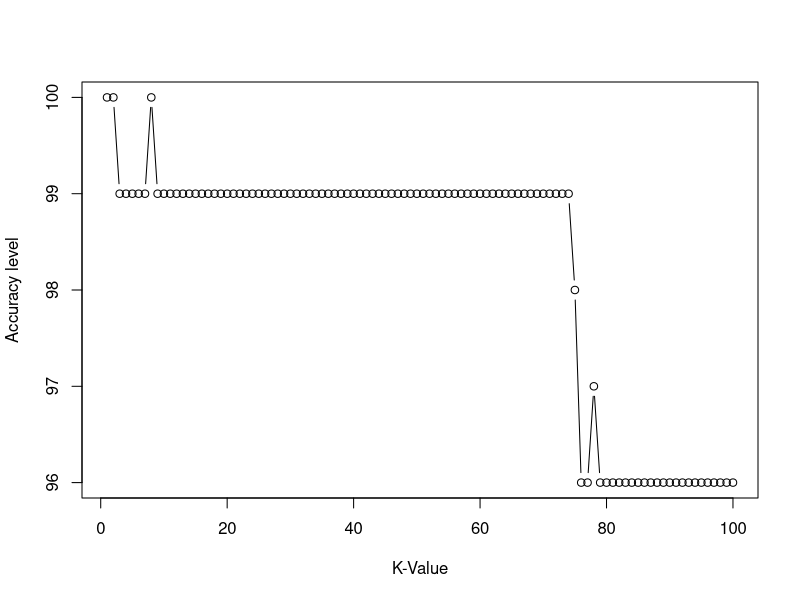
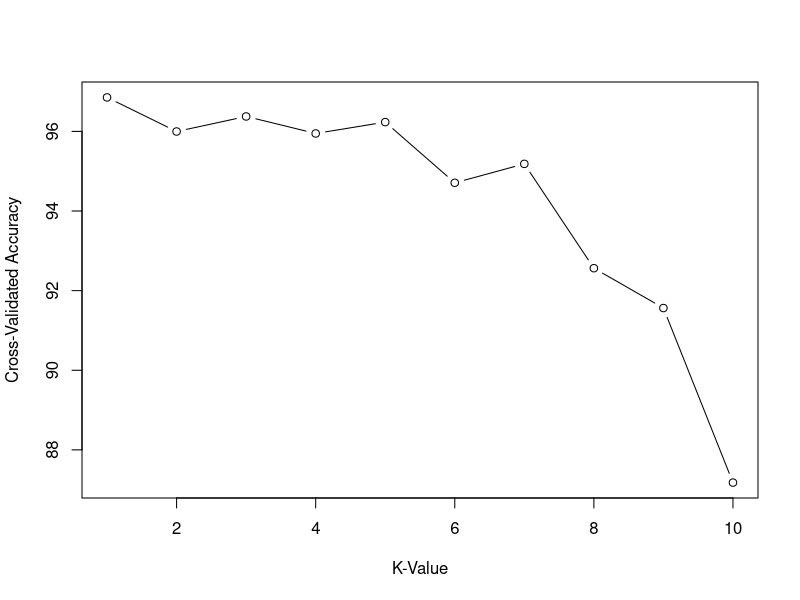

Generate these figures, in order, with R:
install.packages("palmerpenguins")
install.packages("tidyverse")
install.packages('class')
library(class)
install.packages('caret')
library(caret)
library(tidyverse)
library(palmerpenguins)

# Load the dataset
your_dataset <- penguins

# Check for missing values and remove them
any(is.na(your_dataset))
your_dataset <- na.omit(your_dataset)

# Split the data into 70% training and 30% testing
set.seed(12345)
trainrows <- sample(1:nrow(your_dataset), replace = FALSE, size = nrow(your_dataset) * 0.7)

# Training set
train_data <- your_dataset[trainrows, 3:6]  # 70% training data
train_label <- your_dataset[trainrows, 1]  # Dataframe for the class labels

# Test dataset
test_data <- your_dataset[-trainrows, 3:6]  # Remaining 30% test data
test_label <- your_dataset[-trainrows, 1]  # Dataframe for class labels

# Perform PCA on training data
set.seed(12345)
pca_model <- preProcess(train_data, method = c("center", "scale", "pca"))
train_data_pca <- predict(pca_model, train_data)
test_data_pca <- predict(pca_model, test_data)

# K-Nearest Neighbors with PCA and k=9
knn.9 <- knn(train = train_data_pca, test = test_data_pca, cl = train_label$species, k = 9)
knn.10 <- knn(train = train_data_pca, test = test_data_pca, cl = train_label$species, k = 10)

# Calculate the proportion of correct classification for k = 9
ACC.9 <- 100 * sum(test_label$species == knn.9) / NROW(test_label)
ACC.10 <- 100 * sum(test_label$species == knn.10) / NROW(test_label)

# Check prediction against actual value in tabular form for k=9
table(knn.9, test_label$species)
table(knn.10, test_label$species)

# Confusion matrix
confusionMatrix(table(knn.9, test_label$species))
confusionMatrix(table(knn.10, test_label$species))

# Hyperparameter tuning for k
k.optm <- numeric(100)
for (i in 1:100) {
  knn.mod <- knn(train = train_data_pca, test = test_data_pca, cl = train_label$species, k = i)
  k.optm[i] <- 100 * sum(test_label$species == knn.mod) / NROW(test_label)
  cat(i, '=', k.optm[i], ' ')
}

# Accuracy plot
plot(1:100, k.optm, type = "b", xlab = "K-Value", ylab = "Accuracy level")

# Cross-validation with PCA
# Define the number of folds (e.g., 10-fold cross-validation)
num_folds <- 10

# Create a data frame to store cross-validation results
cv_results <- data.frame(K = 1:10, Accuracy = numeric(10))

# Perform k-fold cross-validation
for (k in 1:10) {
  set.seed(12345)  # Set a seed for reproducibility
  folds <- createFolds(train_label$species, k = num_folds, list = TRUE)
  accuracy <- numeric(num_folds)
  
  for (i in 1:num_folds) {
    train_indices <- unlist(folds[i])
    test_indices <- setdiff(1:NROW(train_label), train_indices)
    
    train_data_fold <- train_data_pca[train_indices, ]
    test_data_fold <- train_data_pca[test_indices, ]
    train_label_fold <- train_label$species[train_indices]
    test_label_fold <- train_label$species[test_indices]
    
    knn_mod <- knn(train = train_data_fold, test = test_data_fold, cl = train_label_fold, k = k)
    
    accuracy[i] <- 100 * sum(test_label_fold == knn_mod) / length(test_indices)
  }
  
  cv_results[k, "Accuracy"] <- mean(accuracy)
}

# Plot cross-validation results
plot(cv_results$K, cv_results$Accuracy, type = "b", xlab = "K-Value", ylab = "Cross-Validated Accuracy")
